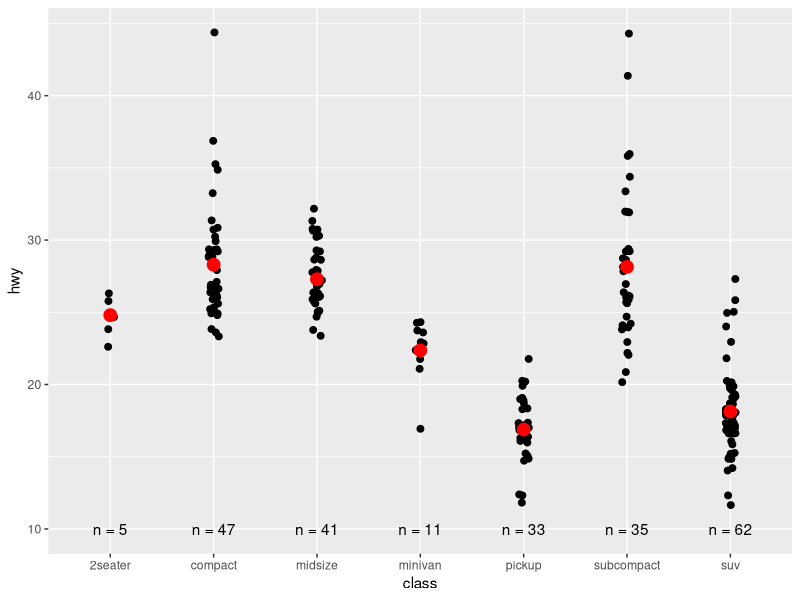
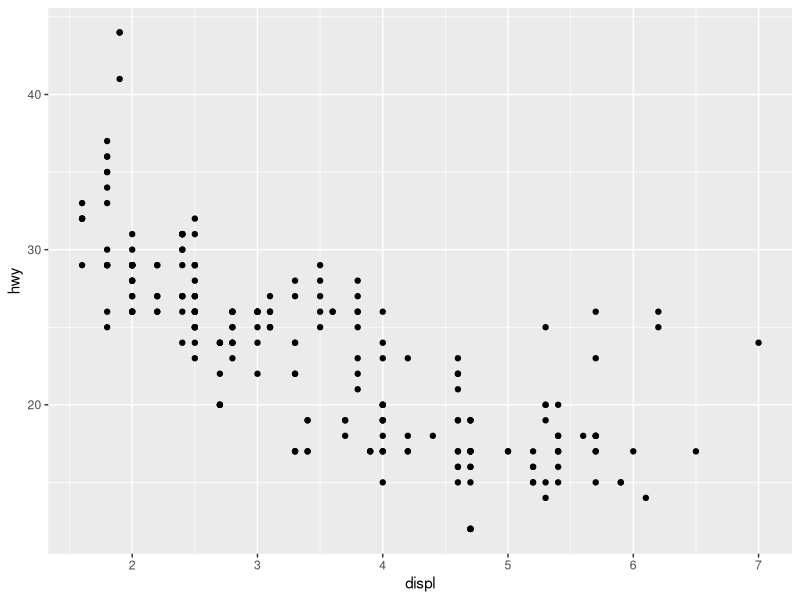
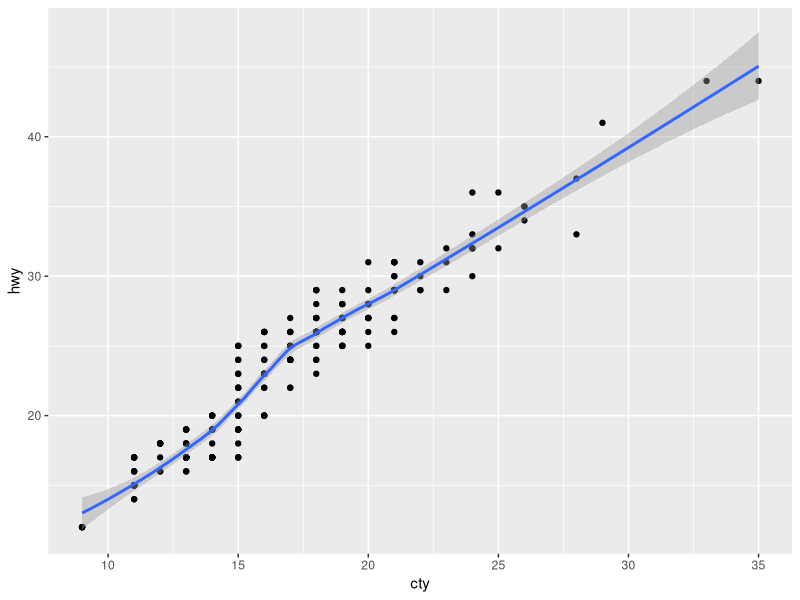
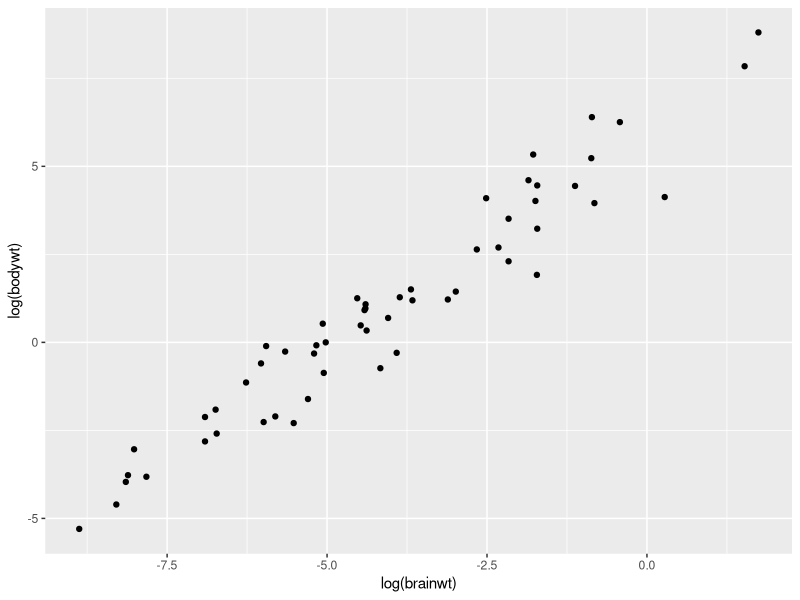
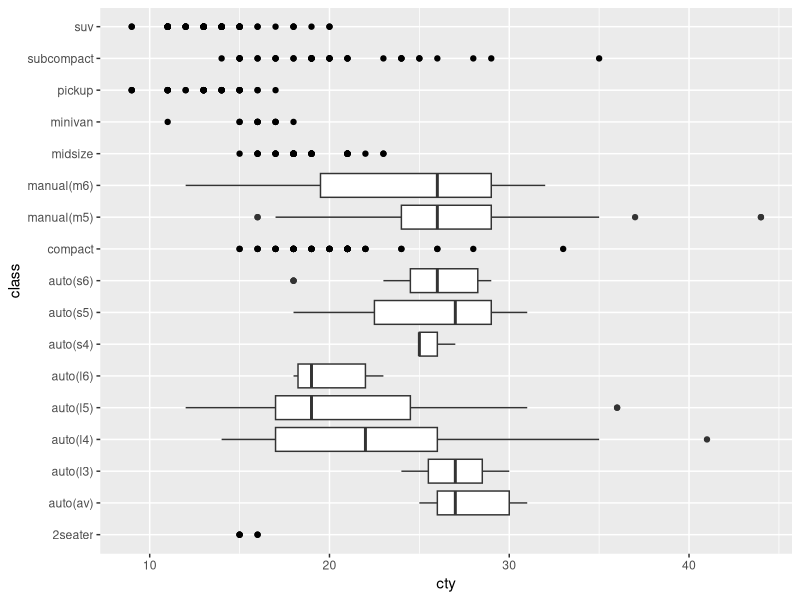
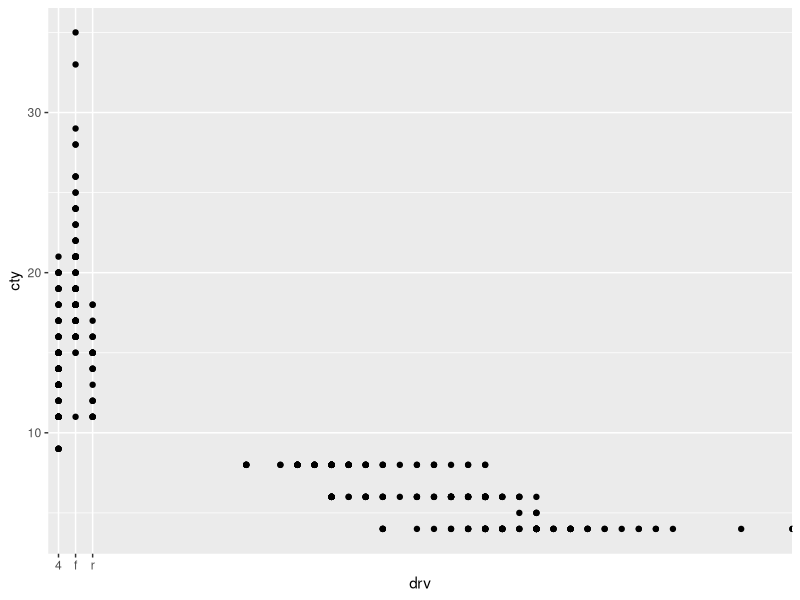
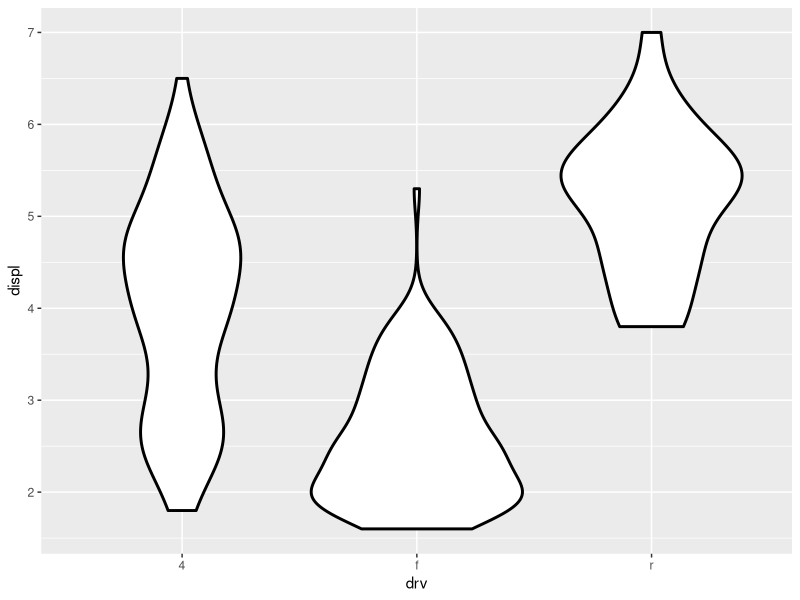
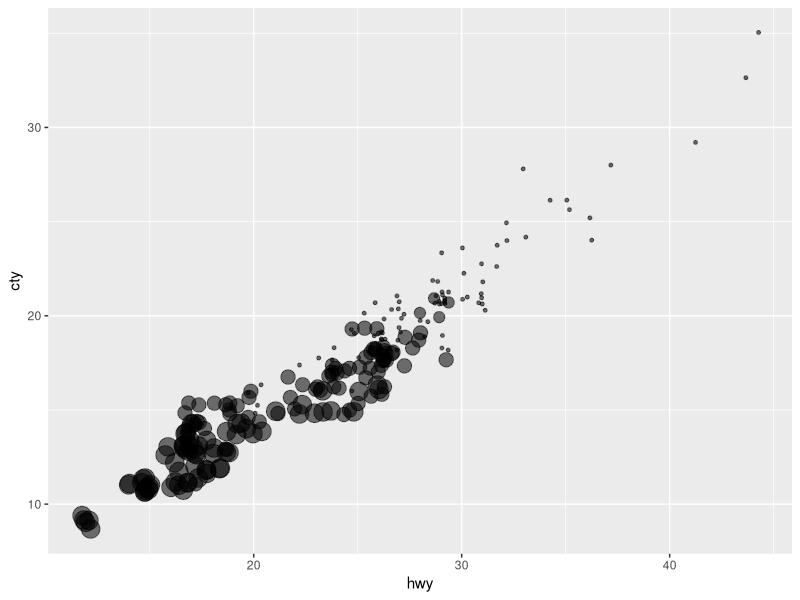

R code for these plots, in order:
## ---- chunk 1
knitr::opts_chunk$set(echo = TRUE)
library(tidyverse)
## ---- chunk 2
library(dplyr)
class <- mpg %>% 
  group_by(class) %>% 
  summarise(n = n(), hwy = mean(hwy))
class
## ---- chunk 3
ggplot(mpg, aes(class, hwy)) +
  geom_jitter(width = 0.05, size = 2) +
  geom_point(aes(y = hwy), data = class, size = 4, color = "red") +
  geom_text(aes(y = 10, label = paste0("n = ", n)), data = class)
## ---- chunk 4
ggplot(mpg, aes(displ, hwy)) + geom_point()
## ---- chunk 5
ggplot(mpg) + geom_point(aes(cty, hwy)) + geom_smooth(aes(cty, hwy))
## ---- chunk 6
ggplot(aes(log(brainwt), log(bodywt)), data = msleep) + geom_point()
## ---- chunk 7
ggplot(mpg) + geom_point(aes(class, cty)) + geom_boxplot(aes(trans, hwy)) + coord_flip()
## ---- chunk 8
ggplot(mpg) +
  geom_point(aes(drv, cty)) +
  geom_point(aes(hwy, cyl))
## ---- chunk 9
ggplot(mpg, aes(drv, displ)) +
  geom_violin(size = 1, color = "black")
## ---- chunk 10
ggplot(mpg) +
  geom_jitter(aes(x = hwy, y = cty, alpha = 0.1, size = cyl)) +
  theme(legend.position = "none")
## ---- chunk 11
ggplot(mpg) +
  geom_hex(aes(x = hwy, y = cty))
## ---- chunk 12
ggplot(mpg, aes(x = cyl, y = drv)) +
  geom_jitter(width = 0.05, height = 0.05)
# or geom_jitter(position = position_jitter(0.05, 0.05))
## ---- chunk 13
ggplot(economics, aes(date, psavert)) +
  geom_area()
## ---- chunk 14
ggplot(economics, aes(uempmed, psavert)) +
  geom_path(size = 1)
## ---- chunk 15
mod <- loess(hwy ~ displ, data = mpg)
smoothed <- data.frame(displ = seq(1.6, 7, length = 50))
pred <- predict(mod, newdata = smoothed, se = TRUE)
smoothed$hwy <- pred$fit
smoothed$hwy_lwr <- pred$fit - 1.96 * pred$se.fit
smoothed$hwy_upr <- pred$fit + 1.96 * pred$se.fit
smoothed
## ---- chunk 16
ggplot(mpg, aes(displ, hwy)) +
  geom_ribbon(data = smoothed, aes(ymin = hwy_lwr, ymax = hwy_upr, color = "red"), fill = "grey") +
  geom_point(position = "jitter") +
  geom_line(data = smoothed, aes(y = hwy), size = 1, color = "red")
## ---- chunk 17
mpg %>% 
  group_by(drv, trans) %>% 
  summarise(n = n()) %>% 
  mutate(drvtrans = paste0(drv, "-", trans)) %>% 
  ggplot() +
  geom_bar(aes(drvtrans, n), stat = "identity") +
  coord_flip()
